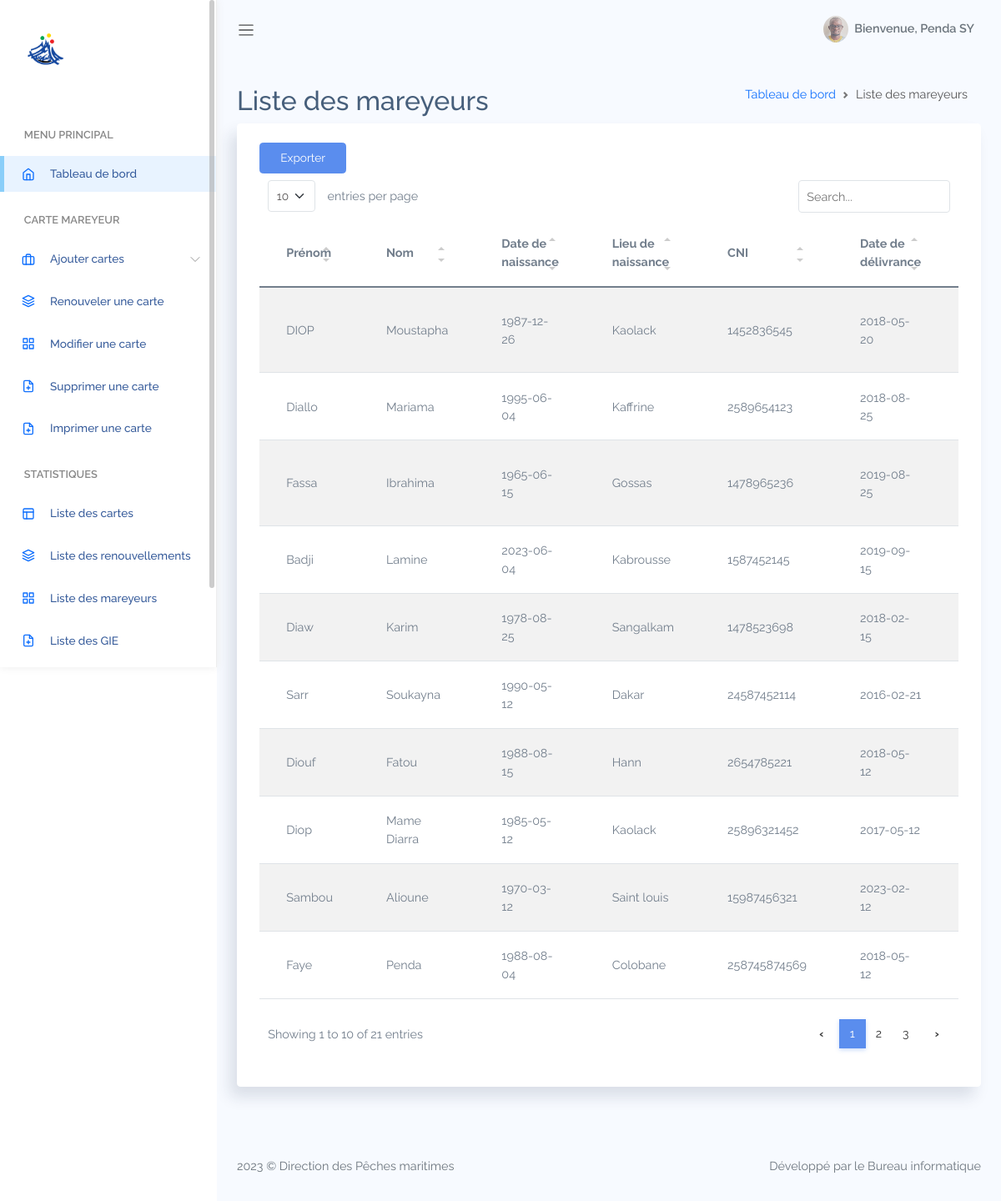
Page /dist/listeMareyeurs.php (signed in) on the committed database.
### tables this page shows
CREATE TABLE `utilisateur` (
  `idUtilisateur` int(11) NOT NULL,
  `NomUtilisateur` varchar(255) NOT NULL,
  `PrenomUtilisateur` varchar(255) NOT NULL,
  `AdresseUtilisateur` varchar(255) NOT NULL,
  `FonctionUtilisateur` varchar(255) NOT NULL,
  `EmailUtilisateur` varchar(255) NOT NULL,
  `LoginUtilisateur` varchar(255) NOT NULL,
  `MDPUtilisateur` varchar(255) NOT NULL,
  `PhotoUtilisateur` blob NOT NULL,
  `encrypted_password` varchar(255) DEFAULT NULL,
  `reset_password_tok` varchar(255) DEFAULT NULL,
  `reset_password_sent_at` datetime DEFAULT NULL,
  `remember_created_at` datetime DEFAULT NULL,
  `sign_in_count` int(11) DEFAULT NULL,
  `current_sign_in_at` datetime DEFAULT NULL,
  `last_sign_in_at` datetime DEFAULT NULL,
  `current_sign_in_ip` varchar(255) DEFAULT NULL,
  `last_sign_in_ip` varchar(255) DEFAULT NULL,
  `idRoles` int(11) DEFAULT NULL
);

CREATE TABLE `personne` (
  `idPersonne` int(11) NOT NULL,
  `NomPersonne` varchar(85) NOT NULL,
  `PrenomPersonne` varchar(85) NOT NULL,
  `DateNaissance` date NOT NULL,
  `LieuNaissance` varchar(85) NOT NULL,
  `CNI` varchar(20) NOT NULL,
  `DateDelivranceCNI` date NOT NULL,
  `Genre` enum('Homme','Femme') NOT NULL,
  `PhonePersonne` varchar(20) NOT NULL,
  `AdressePersonne` varchar(85) NOT NULL,
  `Profession` varchar(85) NOT NULL,
  `Photo` blob NOT NULL
);

### dist/listeMareyeurs.php (the view, shortened to what this page needs)
<?php
    $dbHost = "localhost";
    $dbUser = "root";
    $dbMdp = "";
    $dbName = "cartemetier";
    $conn = mysqli_connect($dbHost, $dbUser, $dbMdp, $dbName);
    if (isset($_SESSION['email'])) {
        $email = $_SESSION['email'];
        $requete = "SELECT PrenomUtilisateur, NomUtilisateur FROM Utilisateur WHERE EmailUtilisateur = '$email'";
        $resultat = mysqli_query($conn, $requete);
        if (mysqli_num_rows($resultat) == 1) {
            $utilisateur = mysqli_fetch_assoc($resultat);
            $prenomUtilisateur = $utilisateur['PrenomUtilisateur'];
            $nomUtilisateur = $utilisateur['NomUtilisateur'];
        }
    } else {
        header("Location: http://localhost/cartemetier/index.php");
        exit();
    }
    $sql = "SELECT * FROM personne";
    $result = $conn->query($sql);
?>
<!DOCTYPE html>
<html lang="en">
<head>
    <link rel="stylesheet" href="assets/css/bootstrap.css">
<link rel="stylesheet" href="assets/vendors/simple-datatables/style.css">
    <link rel="stylesheet" href="assets/vendors/perfect-scrollbar/perfect-scrollbar.css">
    <link rel="stylesheet" href="assets/css/app.css">
</head>
<body>
    <div id="app">
        <div id="sidebar" class='active'>
            <div class="sidebar-wrapper active">
    <div class="sidebar-header">
        <img src="assets/images/logo-dpm.png" alt="" srcset="">
    </div>
    <div class="sidebar-menu">
        <ul class="menu">
                <li class='sidebar-title'>Menu Principal</li>
                <li class="sidebar-item active ">
                    <a href="tableau_de_bord.php" class='sidebar-link'>
                        <i data-feather="home" width="20"></i>
                        <span>Tableau de bord</span>
                    </a>
                </li>
                <li class='sidebar-title'>CARTE MAREYEUR</li>
                <li class="sidebar-item  has-sub">
                    <a href="#" class='sidebar-link'>
                        <i data-feather="briefcase" width="20"></i>
                        <span>Ajouter cartes</span>
                    </a>
                </li>
                <li class="sidebar-item  ">
                    <a href="renouvelerCarte.php" class='sidebar-link'>
                        <i data-feather="layers" width="20"></i>
                        <span>Renouveler une carte</span>
                    </a>
                </li>
                <li class="sidebar-item  ">
                    <a href="modificationCarte.php" class='sidebar-link'>
                        <i data-feather="grid" width="20"></i>
                        <span>Modifier une carte</span>
                    </a>
                </li>
                <li class="sidebar-item  ">
                    <a href="suppressionCarte.php" class='sidebar-link'>
                        <i data-feather="file-plus" width="20"></i>
                        <span>Supprimer une carte</span>
                    </a>
                </li>
                <li class="sidebar-item  ">
                    <a href="imprimerCarteMareyeur.php" class='sidebar-link'>
                        <i data-feather="file-plus" width="20"></i>
                        <span>Imprimer une carte</span>
                    </a>
                </li>
                <li class='sidebar-title'>STATISTIQUES</li>
                <li class="sidebar-item  ">
                    <a href="listeCarteMareyeur.php" class='sidebar-link'>
                        <i data-feather="layout" width="20"></i>
                        <span>Liste des cartes</span>
                    </a>
                </li>
                <li class="sidebar-item  ">
                    <a href="listeRenouvellement.php" class='sidebar-link'>
                        <i data-feather="layers" width="20"></i>
                        <span>Liste des renouvellements</span>
                    </a>
                </li>
                <li class="sidebar-item  ">
                    <a href="listeMareyeurs.php" class='sidebar-link'>
                        <i data-feather="grid" width="20"></i>
                        <span>Liste des mareyeurs</span>
                    </a>
                </li>
                <li class="sidebar-item  ">
                    <a href="listeEntreprise.php" class='sidebar-link'>
                        <i data-feather="file-plus" width="20"></i>
                        <span>Liste des GIE</span>
                    </a>
                </li>
                <li class='sidebar-title'>Authentification</li>
        </ul>
    </div>
</div>
        </div>
        <div id="main">
            <nav class="navbar navbar-header navbar-expand navbar-light">
                <a class="sidebar-toggler" href="#"><span class="navbar-toggler-icon"></span></a>
                <div class="collapse navbar-collapse" id="navbarSupportedContent">
                    <ul class="navbar-nav d-flex align-items-center navbar-light ms-auto">
                        <li class="dropdown">
                            <a href="#" data-bs-toggle="dropdown" class="nav-link dropdown-toggle nav-link-lg nav-link-user">
                                <div class="avatar me-1">
                                    <img src="assets/images/avatar/mmd.jpg" alt="" srcset="">
                                </div>
                                <div class="d-none d-md-block d-lg-inline-block">Bienvenue, <?php echo $prenomUtilisateur . ' ' . $nomUtilisateur; ?></div>
                            </a>
                        </li>
                    </ul>
                </div>
            </nav>
<div class="main-content container-fluid">
    <div class="page-title">
        <div class="row">
            <div class="col-12 col-md-6 order-md-1 order-last">
                <h3>Liste des mareyeurs</h3>
            </div>
            <div class="col-12 col-md-6 order-md-2 order-first">
                <nav aria-label="breadcrumb" class='breadcrumb-header'>
                    <ol class="breadcrumb">
                        <li class="breadcrumb-item"><a href="tableau_de_bord.php">Tableau de bord</a></li>
                        <li class="breadcrumb-item active" aria-current="page">Liste des mareyeurs</li>
                    </ol>
                </nav>
            </div>
        </div>
    </div>
    <section class="section">
        <div class="card">
            <form action="export_personne.php" method="post">
                <div class="card-body">
                    <button type="submit" name="export_personne" class="btn waves-effect waves-light btn-primary">Exporter</button>
                    <table class='table table-striped' id="table1">
                        <thead>
                            <tr>
                                <th>Prénom</th>
                                <th>Nom</th>
                                <th>Date de naissance</th>
                                <th>Lieu de naissance</th>
                                <th>CNI</th>
                                <th>Date de délivrance</th>
                                <th>Genre</th>
                            </tr>
                        </thead>
                        <tbody>
                            <?php
                                if ($result && $result->num_rows > 0) {
                                    while ($row = $result->fetch_assoc()) {
                                        echo "<tr>";
                                        echo "<td>" . $row['NomPersonne'] . "</td>";
                                        echo "<td>" . $row['PrenomPersonne'] . "</td>";
                                        echo "<td>" . $row['DateNaissance'] . "</td>";
                                        echo "<td>" . $row['LieuNaissance'] . "</td>";
                                        echo "<td>" . $row['CNI'] . "</td>";
                                        echo "<td>" . $row['DateDelivranceCNI'] . "</td>";
                                        echo "<td>" . $row['Genre'] . "</td>";
                                        echo "</tr>";
                                    }
                                } else {
                                    echo "<tr><td colspan='12'>Aucune carte enregistrée.</td></tr>";
                                }
                            ?>
                        </tbody>
                    </table>
                </div>
            </form>
        </div>
    </section>
</div>
            <footer>
                <div class="footer clearfix mb-0 text-muted">
                    <div class="float-start">
                        <p>2023 &copy; Direction des Pêches maritimes</p>
                    </div>
                    <div class="float-end">
                        <p>Développé par le Bureau informatique</a></p>
                    </div>
            </footer>
        </div>
    </div>
</body>
</html>

### rows in the picture
utilisateur: PrenomUtilisateur "Penda", NomUtilisateur "SY"
personne: NomPersonne "DIOP", PrenomPersonne "Moustapha", DateNaissance "1987-12-26", LieuNaissance "Kaolack", CNI "1452836545", DateDelivranceCNI "2018-05-20"
personne: NomPersonne "Diallo", PrenomPersonne "Mariama", DateNaissance "1995-06-04", LieuNaissance "Kaffrine", CNI "2589654123", DateDelivranceCNI "2018-08-25"
personne: NomPersonne "Fassa", PrenomPersonne "Ibrahima", DateNaissance "1965-06-15", LieuNaissance "Gossas", CNI "1478965236", DateDelivranceCNI "2019-08-25"
personne: NomPersonne "Badji", PrenomPersonne "Lamine", DateNaissance "2023-06-04", LieuNaissance "Kabrousse", CNI "1587452145", DateDelivranceCNI "2019-09-15"
personne: NomPersonne "Diaw", PrenomPersonne "Karim", DateNaissance "1978-08-25", LieuNaissance "Sangalkam", CNI "1478523698", DateDelivranceCNI "2018-02-15"
personne: NomPersonne "Sarr", PrenomPersonne "Soukayna", DateNaissance "1990-05-12", LieuNaissance "Dakar", CNI "24587452114", DateDelivranceCNI "2016-02-21"
personne: NomPersonne "Diouf", PrenomPersonne "Fatou", DateNaissance "1988-08-15", LieuNaissance "Hann", CNI "2654785221", DateDelivranceCNI "2018-05-12"
personne: NomPersonne "Diop", PrenomPersonne "Mame Diarra", DateNaissance "1985-05-12", LieuNaissance "Kaolack", CNI "25896321452", DateDelivranceCNI "2017-05-12"
personne: NomPersonne "Sambou", PrenomPersonne "Alioune", DateNaissance "1970-03-12", LieuNaissance "Saint louis", CNI "15987456321", DateDelivranceCNI "2023-02-12"
personne: NomPersonne "Faye", PrenomPersonne "Penda", DateNaissance "1988-08-04", LieuNaissance "Colobane", CNI "258745874569", DateDelivranceCNI "2018-05-12"
